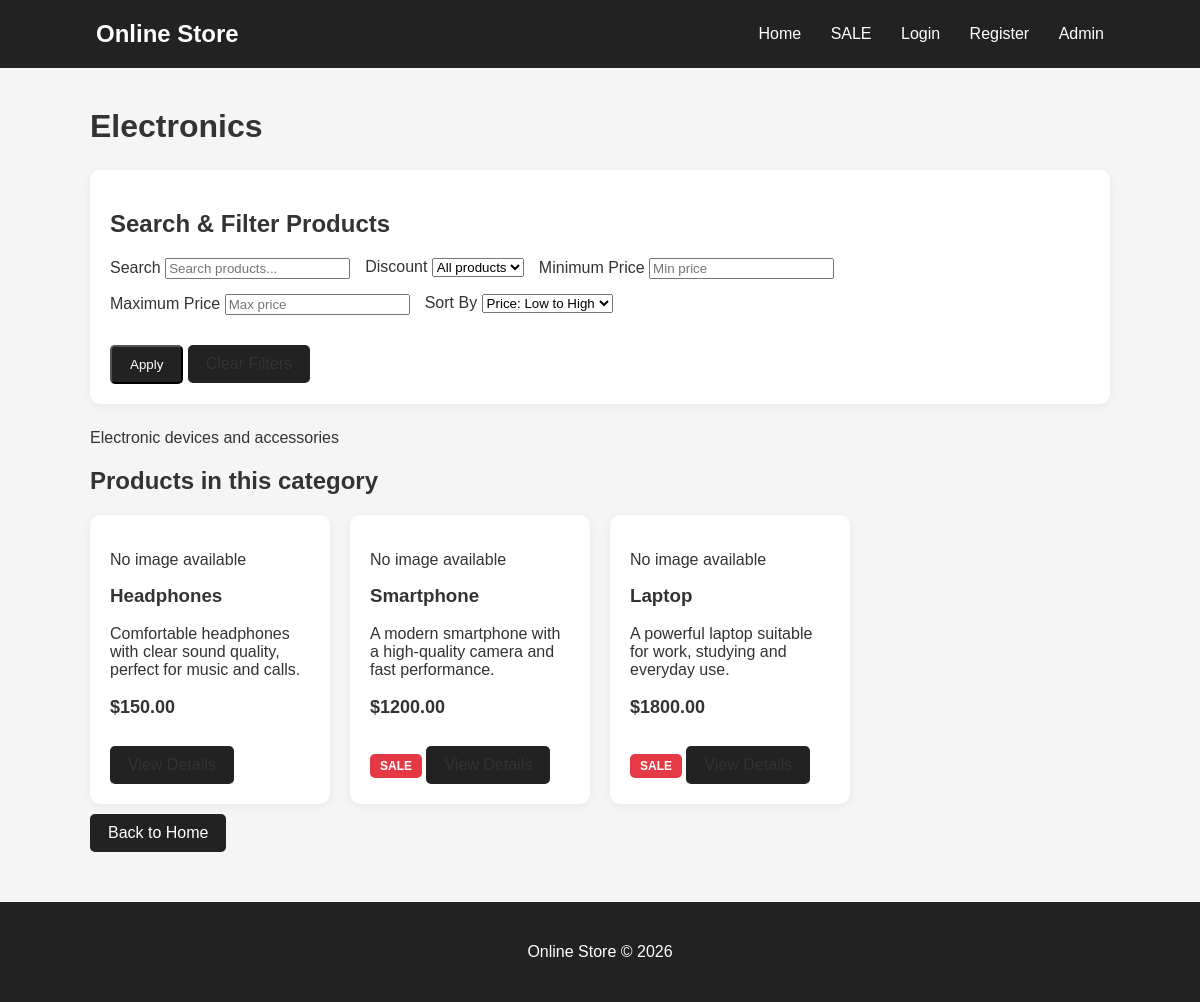
/category/1/, run on an earlier commit of the app's database.
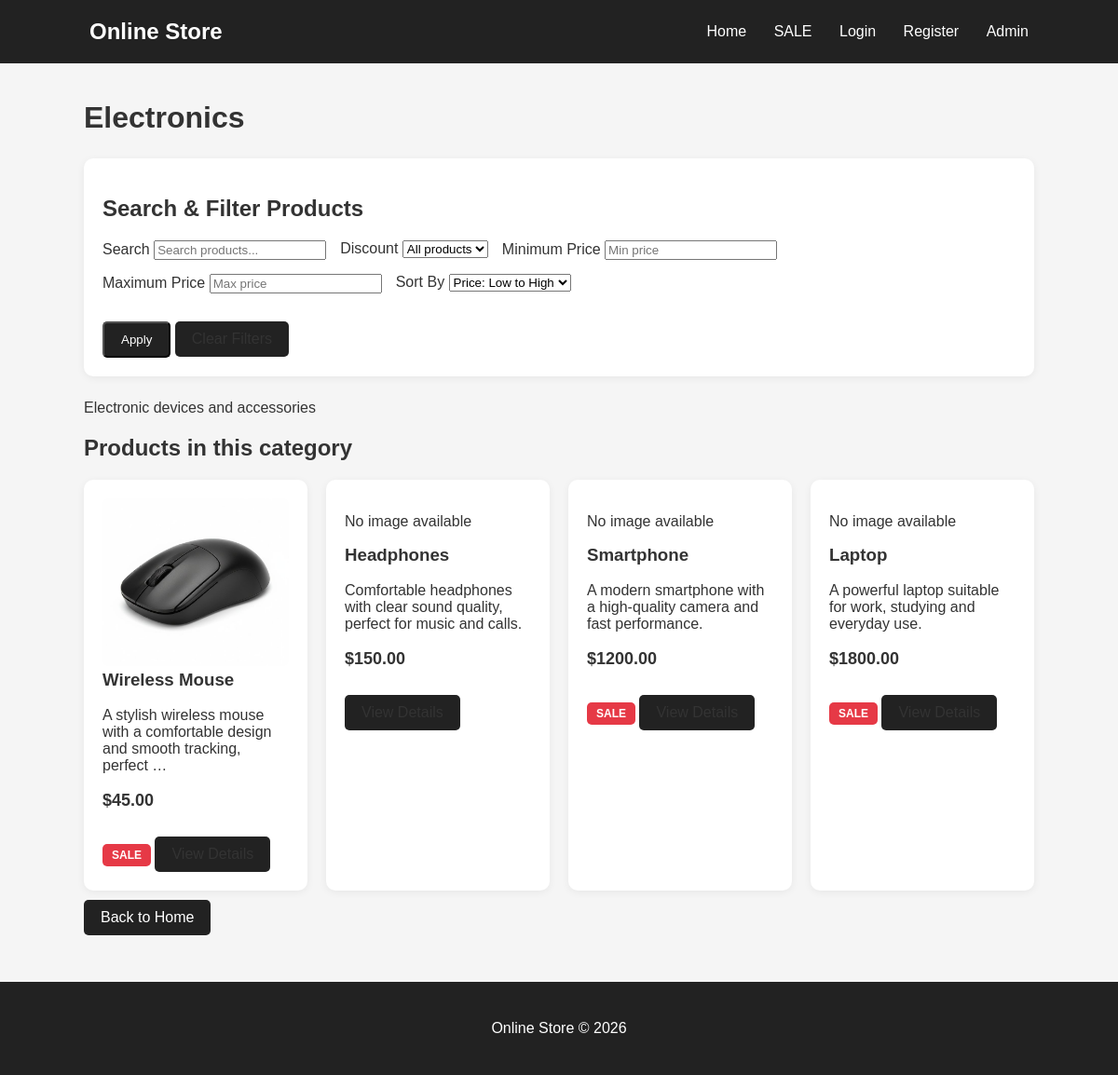
And on a later commit of the database.
### catalog/models.py (models this page shows, shortened)
class Product(models.Model):
    name = models.CharField(max_length=150)
    description = models.TextField()
    price = models.DecimalField(max_digits=10, decimal_places=2)
    category = models.ForeignKey(
        Category,
        on_delete=models.CASCADE,
        related_name='products'
    )
    image = models.ImageField(
        upload_to='products/',
        blank=True,
        null=True
    )
    user = models.ForeignKey(
        settings.AUTH_USER_MODEL,
        on_delete=models.CASCADE,
        related_name='products',
        blank=True,
        null=True
    )
    is_available = models.BooleanField(default=True)
    is_on_sale = models.BooleanField(default=False)
    created_at = models.DateTimeField(auto_now_add=True)

### catalog/views.py (the view)
class CategoryProductsView(ListView):
    model = Product
    template_name = 'catalog/category_products.html'
    context_object_name = 'products'
    paginate_by = 6
    def get_queryset(self):
        self.category = get_object_or_404(
            Category,
            pk=self.kwargs['pk']
        )
        queryset = Product.objects.filter(
            category=self.category,
            is_available=True
        )
        return apply_product_filters(
            self.request,
            queryset,
            use_category=False
        )
    def get_context_data(self, **kwargs):
        context = super().get_context_data(**kwargs)
        context['category'] = self.category
        context['show_category_filter'] = False
        context['show_sale_filter'] = True
        return context

### catalog/templates/catalog/category_products.html (shortened to what this page needs)
{% extends 'catalog/base.html' %}
{% block content %}
<h1>{{ category.name }}</h1>
{% include 'catalog/search_filters.html' %}
<p>{{ category.description }}</p>
<h2>Products in this category</h2>
<div class="product-grid">
    {% for product in products %}
        <div class="product-card">
            {% if product.image %}
                <img
                    src="{{ product.image.url }}"
                    alt="{{ product.name }}"
                    style="width: 100%; height: 180px; object-fit: cover; border-radius: 8px;"
                >
            {% else %}
                <p>No image available</p>
            {% endif %}
            <h3>
                <a href="{% url 'product_detail' product.pk %}">
                    {{ product.name }}
                </a>
            </h3>
            <p>{{ product.description|truncatewords:12 }}</p>
            <p class="price">${{ product.price }}</p>
            {% if product.is_on_sale %}
                <span class="sale">SALE</span>
            {% endif %}
            <a href="{% url 'product_detail' product.pk %}"
               class="button">
            </a>
        </div>
    {% empty %}
        <p>No products in this category.</p>
    {% endfor %}
</div>
<a href="{% url 'home' %}" class="button">Back to Home</a>
{% endblock %}

What changed in the data, as far as the page shows it:
added Product: image (picture), name "Wireless Mouse", description "A stylish wireless mouse with a comfortable design and smooth tracking, perfect …", price "45.00", is_on_sale "SALE"
